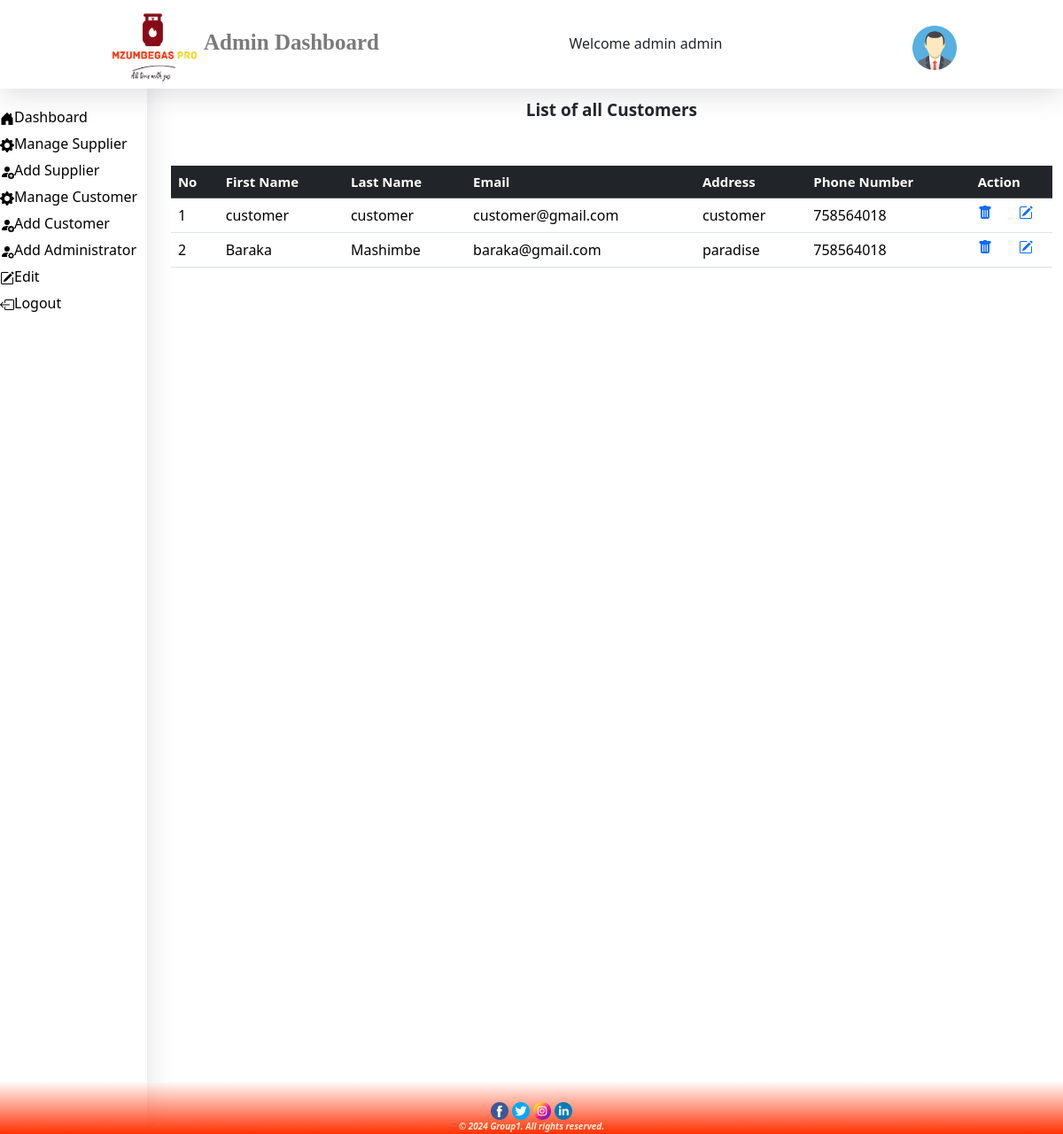
Screenshot of /admin_manage_customer.php (signed in) with the database file from the repository.
### tables this page shows
CREATE TABLE `register` (
  `id` int(200) NOT NULL,
  `firstname` varchar(120) NOT NULL,
  `lastname` varchar(120) NOT NULL,
  `email` varchar(120) NOT NULL,
  `address` varchar(100) NOT NULL,
  `phonenumber` int(11) NOT NULL,
  `choice` varchar(100) NOT NULL,
  `password` varchar(255) NOT NULL
);

### admin_manage_customer.php (the view, shortened to what this page needs)
<?php include('./layout/admin/header.php'); ?>
<div style="display: flex;gap: 15px;position: scroll;">
<?php include('./layout/admin/sidebar.php') ?>
<div style="height: 100vh; width: 86%;padding-top: 110px;position:scroll;">
        <div class="table-responsive" style="margin-top: 0px;">
            <p style="text-align:center;font-size: 19px;font-weight: 900;">List of all Customers</p>
            <div class="container mt-5">
        <table class="table table-hover" id="example" width="100%">
        <thead class="table-dark" style="font-weight: 600;font-size: 15px;" width="100%">
            <tr>
                <th>No</th>
                <th>First Name</th>
                <th>Last Name</th>
                <th>Email</th>
                <th>Address</th>
                <th>Phone Number</th>
                <th colspan="2">Action</th>
            </tr>
        </thead>
        <tbody>
        <?php
            $sql = "SELECT * FROM register  WHERE `choice`= 'Customer'";
            $result = mysqli_query($conn, $sql);
        if (mysqli_num_rows($result) > 0) {
                $counter = 1;
            while ($row = mysqli_fetch_assoc($result)) {
        ?>
            <tr>
                <td><?php echo $counter;
                ?></td>
                <td><?php echo $row['firstname']; ?></td>
                <td><?php echo $row['lastname']; ?></td>
                <td><?php echo $row['email']; ?></td>
                <td><?php echo $row['address']; ?></td>
                <td><?php echo $row['phonenumber']; ?></td>
                <td><a href="delete_admin_manage_customer.php?id=<?php echo $row['id']; ?>"></a></td>
                <td><a href="admin_update_supplier&customer.php?id=<?php echo $row['id']; ?>"></a></td>
            </tr>
        <?php
              $counter++;
            }
        } else {
        ?>
            <tr>
                <td colspan="8" style="text-align: center;">No products found.</td>
            </tr>
        <?php
        }
        ?>
        </tbody>
        </table>
    </div>
        </div>
    </div>
</div>
<?php include('./layout/admin/footer.php') ?>

### rows the page displays
register: firstname "customer", lastname "customer", email "customer@gmail.com", address "customer", phonenumber "758564018"
register: firstname "Baraka", lastname "Mashimbe", email "baraka@gmail.com", address "paradise", phonenumber "758564018"

### other values shown
$_SESSION['firstname'] "admin"
$_SESSION['lastname'] "admin"
